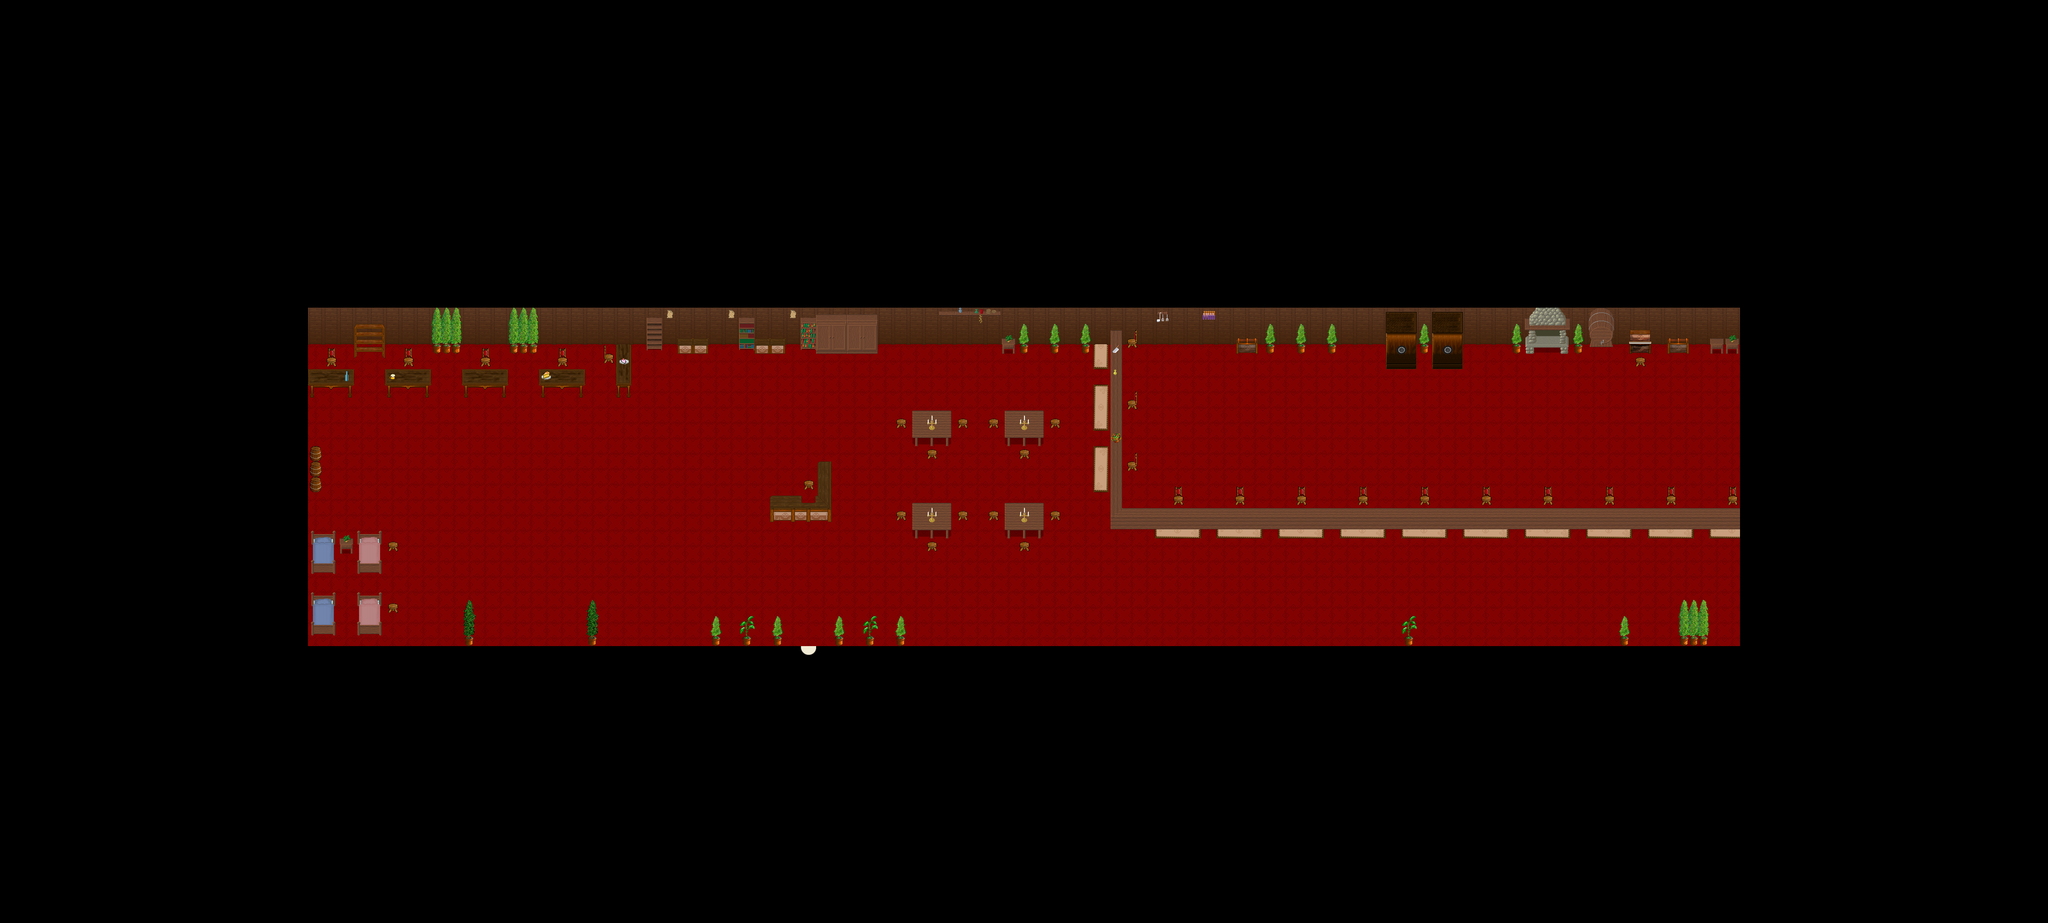

A 2D game scene composited from a Tiled map and its tileset images. What follows is a short description and the map's XML, with each tile layer's data collapsed to a summary:
An orthogonal 133x60 tile map with 32x32 px tiles, 4 tile layers (Ground, Ground, Fringe, Over), 1 hidden layer not drawn, 9 tilesets and 2 objects (SCRIPT, WARP).

<map version="1.0" orientation="orthogonal" width="133" height="60" tilewidth="32" tileheight="32">
 <properties>
  <property name="music" value="faith.ogg" />
 </properties>
 <tileset firstgid="1" name="indoor3_32_32" tilewidth="32" tileheight="32">
  <image source="../graphics/tiles/indoor3_32_32.png" width="1024" height="1024" />
 </tileset>
 <tileset firstgid="1025" name="indoor2_32_32" tilewidth="32" tileheight="32">
  <image source="../graphics/tiles/indoor2_32_32.png" width="1024" height="1024" />
 </tileset>
 <tileset firstgid="2049" name="collision1_32_32" tilewidth="32" tileheight="32">
  <image source="../graphics/tiles/collision1_32_32.png" width="1024" height="1024" />
 </tileset>
 <tileset firstgid="3073" name="desert1_32_32" tilewidth="32" tileheight="32">
  <image source="../graphics/tiles/desert1_32_32.png" width="1024" height="1024" />
 </tileset>
 <tileset firstgid="4097" name="indoor2_32_64" tilewidth="32" tileheight="64">
  <image source="../graphics/tiles/indoor2_32_64.png" width="1024" height="1024" />
 </tileset>
 <tileset firstgid="4609" name="indoor2_32_96" tilewidth="32" tileheight="96">
  <image source="../graphics/tiles/indoor2_32_96.png" width="1024" height="960" />
 </tileset>
 <tileset firstgid="4929" name="indoor1_32_96" tilewidth="32" tileheight="96">
  <image source="../graphics/tiles/indoor1_32_96.png" width="1024" height="960" />
 </tileset>
 <tileset firstgid="5249" name="indoor1_32_128" tilewidth="32" tileheight="128">
  <image source="../graphics/tiles/indoor1_32_128.png" width="1024" height="1024" />
 </tileset>
 <tileset firstgid="5505" name="indoor2_32_64" tilewidth="32" tileheight="64">
  <image source="../graphics/tiles/indoor2_32_64.png" width="1024" height="1024" />
 </tileset>
 <layer name="Ground" width="133" height="60">
  <data>[7980 cells, 7980 non-empty, 17 distinct tile ids]</data>
 </layer>
 <layer name="Ground" width="133" height="60">
  <data>[7980 cells, 93 non-empty, 1 distinct tile ids]</data>
 </layer>
 <layer name="Fringe" width="133" height="60">
  <data>[7980 cells, 292 non-empty, 85 distinct tile ids]</data>
 </layer>
 <layer name="Over" width="133" height="60">
  <data>[7980 cells, 5 non-empty, 5 distinct tile ids]</data>
 </layer>
 <layer name="Collision" width="133" height="60" visible="0">
  <data>[7980 cells, 6309 non-empty, 1 distinct tile ids]</data>
 </layer>
 <objectgroup name="Object" width="0" height="0">
  <object name="External Map Events" type="SCRIPT" x="0" y="0">
   <properties>
    <property name="FILENAME" value="scripts/maps/iw-roststock-embassy-o00-o00-o00.lua" />
   </properties>
  </object>
  <object name="Warp to Roststock" type="WARP" x="1664" y="1344" width="32" height="32">
   <properties>
    <property name="DEST_MAP" value="ow-n0003-n0001-o0000" />
    <property name="DEST_X" value="2830" />
    <property name="DEST_Y" value="2270" />
   </properties>
  </object>
 </objectgroup>
</map>
